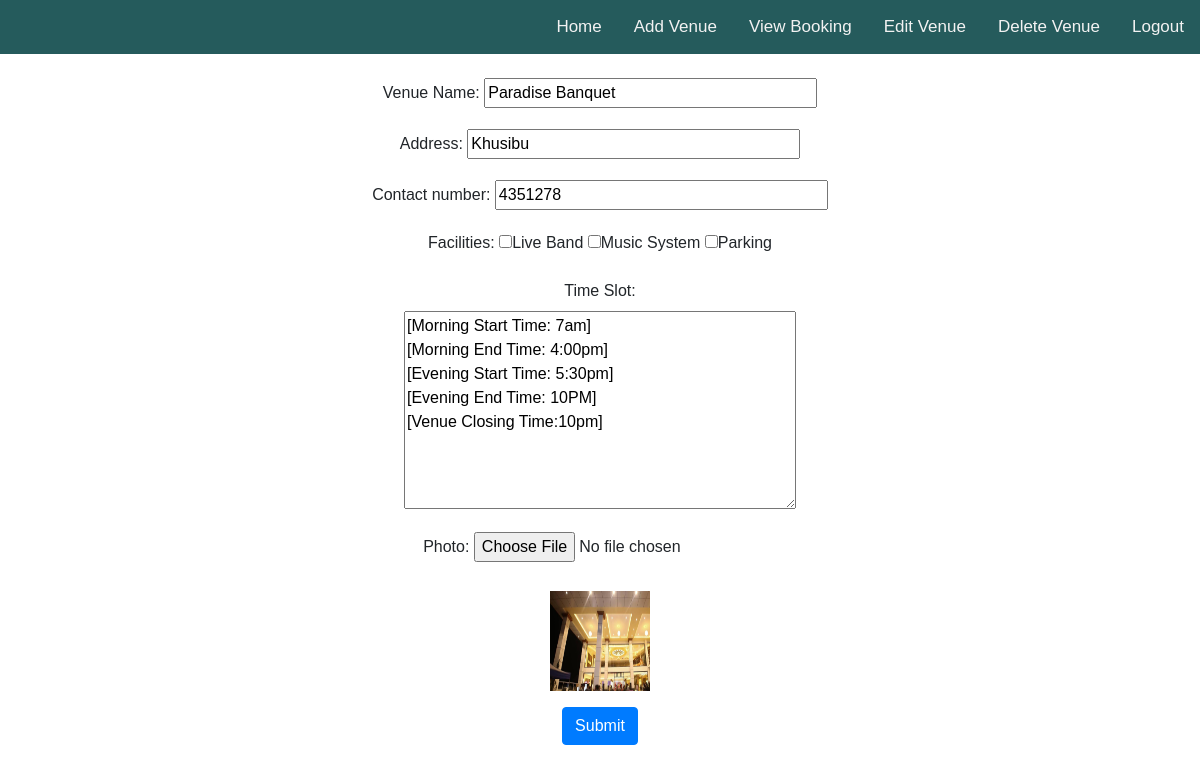
Screenshot of /edit_venue_detail.php?id=13 (signed in) with the database file from the repository.
### tables this page shows
CREATE TABLE `tbl_add_venues` (
  `id` int(255) NOT NULL,
  `name` varchar(50) NOT NULL,
  `address` varchar(50) NOT NULL,
  `contact` bigint(20) NOT NULL,
  `facilities` varchar(255) NOT NULL,
  `description` varchar(255) NOT NULL,
  `photo` varchar(200) DEFAULT NULL
);

### edit_venue_detail.php (the view, shortened to what this page needs)
<?php
include("dbconnect.php");
$id=$_REQUEST['id'];
$result=$conn->query("select * from tbl_add_venues where id = '$id'");
if($result->num_rows > 0){
	while($rs=$result->fetch_assoc()){
	    $title = $rs["name"];
	    $address = $rs["address"];
		$contact = $rs["contact"];
	    $description = $rs["description"];
	    $photo = $rs["photo"];
	}
	}
?>
<!DOCTYPE html>
<html>
<head>
  <link rel="stylesheet" href="bootstrap_css/bootstrap.min.css">
</head>
<body>
	<div class="topnav">
		<a href="logout.php">Logout</a>
		<a href="delete_venue.php">Delete Venue</a>
		<a href="edit_venue.php">Edit Venue</a>
		<a href="#view_booking.php">View Booking</a>
		<a href="add_venue.php">Add Venue</a>
		<a href="home.php">Home</a>
	</div>
<div class="container">
<form name="add" action="<?php echo $_SERVER['PHP_SELF']; ?>" method="post" enctype="multipart/form-data" onsubmit="return validate_Form()">
 <input type="hidden" name="id" value="<?php echo $id;?>"><br>
   	<fieldset>
    <p>
        <label for="title">Venue Name:</label>
        <input type="text" name="title" id="title" style="width: 30%" value="<?php echo $title; ?>">
    </p>
	<p>
        <label for="address">Address:</label>
        <input type="text" name="address" id="address" style="width: 30%" value="<?php echo $address; ?>">
    </p>
	 <p>
        <label for="contact">Contact number:</label>
        <input type="number" name="contact" id="contact" style="width: 30%" value="<?php echo $contact; ?>">
    </p>
	<p>
        <label for="facilities">Facilities:</label>
        <input type="checkbox" name="facilities[]" id="facilities" value="Live Band">Live Band
		 <input type="checkbox" name="facilities[]" id="facilities" value="Music System" >Music System
		  <input type="checkbox" name="facilities[]" id="facilities" value="Parking" >Parking
	</p>
    <p>
        <label for="description">Time Slot:</label><br>
        <textarea name="description" id="description" rows="8" cols="40"><?php echo $description;?></textarea>
    </p>
    <p>
        <label for="photo">Photo:</label>
        	<input name="photo" type="file" id="photo">
        <br>
        <br>
        <?php
        if($photo !=''){?>
        	<img src="<?php echo 'upload/'.$photo;?>" width="100" height="100">
       <?php
    		}
        ?>
     </p>
   <input type="submit" name="submit" class="btn btn-primary" role="button" onclick="clicked(event)" />
    </fieldset>
</form>
</div>
</body>
</html>

### edit_venue_detail.php (style rules this page uses)
body { text-align: center; margin: 0; font-family: Arial, Helvetica, sans-serif; }
.topnav { overflow: hidden; background-color: #255B5C; }
.topnav a { float: right; color: #f2f2f2; text-align: center; padding: 14px 16px; text-decoration: none; font-size: 17px; }

### rows the page displays
tbl_add_venues: title "Paradise Banquet", address "Khusibu", contact "4351278", description "[Morning Start Time: 7am] [Morning End Time: 4:00pm] [Evening Start Time: 5:30pm] [Evening End Time: 10PM] [Venue Closing Time:10pm]", photo (picture)
